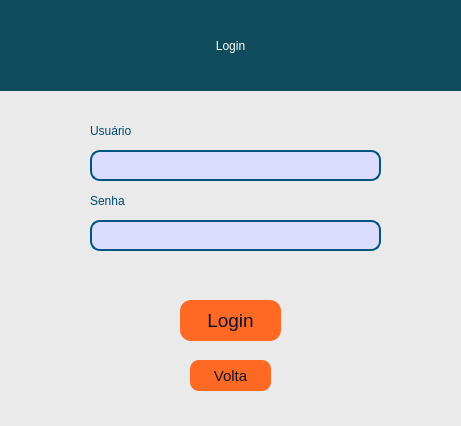
<?xml version="1.0" encoding="UTF-8"?>
<ui version="4.0">
 <class>LagostaERP</class>
 <widget class="QMainWindow" name="LagostaERP">
  <property name="enabled">
   <bool>true</bool>
  </property>
  <property name="geometry">
   <rect>
    <x>0</x>
    <y>0</y>
    <width>461</width>
    <height>426</height>
   </rect>
  </property>
  <property name="minimumSize">
   <size>
    <width>300</width>
    <height>300</height>
   </size>
  </property>
  <property name="maximumSize">
   <size>
    <width>461</width>
    <height>426</height>
   </size>
  </property>
  <property name="windowTitle">
   <string/>
  </property>
  <property name="layoutDirection">
   <enum>Qt::LeftToRight</enum>
  </property>
  <property name="styleSheet">
   <string notr="true">background: #eaeaea;</string>
  </property>
  <widget class="QWidget" name="centralwidget">
   <widget class="QPushButton" name="volta">
    <property name="geometry">
     <rect>
      <x>190</x>
      <y>360</y>
      <width>81</width>
      <height>31</height>
     </rect>
    </property>
    <property name="font">
     <font>
      <family>Arial</family>
      <pointsize>11</pointsize>
      <weight>50</weight>
      <italic>false</italic>
      <bold>false</bold>
     </font>
    </property>
    <property name="styleSheet">
     <string notr="true">QPushButton {
	font: 11pt &quot;Arial&quot;;
	border-radius: 9px;
	color: #0f132e;
	background-color:#FF6924;
}

QPushButton:hover {
   
	background-color: #FF793C;
}</string>
    </property>
    <property name="text">
     <string>Volta</string>
    </property>
   </widget>
   <widget class="QLineEdit" name="input_usuario">
    <property name="geometry">
     <rect>
      <x>90</x>
      <y>150</y>
      <width>291</width>
      <height>31</height>
     </rect>
    </property>
    <property name="font">
     <font>
      <family>Arial</family>
      <pointsize>13</pointsize>
     </font>
    </property>
    <property name="layoutDirection">
     <enum>Qt::LeftToRight</enum>
    </property>
    <property name="autoFillBackground">
     <bool>false</bool>
    </property>
    <property name="styleSheet">
     <string notr="true">QLineEdit {
    background: #dbdcff;
    border: 2px solid #00557f;
    border-radius: 10px;
    color:#242424;
    font-family:Arial;
}

QLineEdit:focus {
    border: 2px solid #00557f;
}</string>
    </property>
    <property name="text">
     <string/>
    </property>
    <property name="cursorPosition">
     <number>0</number>
    </property>
    <property name="alignment">
     <set>Qt::AlignCenter</set>
    </property>
   </widget>
   <widget class="QLineEdit" name="input_senha">
    <property name="geometry">
     <rect>
      <x>90</x>
      <y>220</y>
      <width>291</width>
      <height>31</height>
     </rect>
    </property>
    <property name="font">
     <font>
      <family>Arial</family>
      <pointsize>13</pointsize>
     </font>
    </property>
    <property name="styleSheet">
     <string notr="true">QLineEdit {
    background: #dbdcff;
    border: 2px solid #00557f;
    border-radius: 10px;
    color:#242424;
    font-family:Arial;
}

QLineEdit:focus {
    border: 2px solid #00557f;
}</string>
    </property>
    <property name="text">
     <string/>
    </property>
    <property name="alignment">
     <set>Qt::AlignCenter</set>
    </property>
   </widget>
   <widget class="QLabel" name="aviso_login">
    <property name="geometry">
     <rect>
      <x>89</x>
      <y>260</y>
      <width>291</width>
      <height>31</height>
     </rect>
    </property>
    <property name="font">
     <font>
      <family>Arial</family>
      <pointsize>10</pointsize>
      <weight>50</weight>
      <italic>false</italic>
      <bold>false</bold>
     </font>
    </property>
    <property name="styleSheet">
     <string notr="true">font: 10pt &quot;Arial&quot;;
color: rgb(255, 85, 85);</string>
    </property>
    <property name="frameShape">
     <enum>QFrame::NoFrame</enum>
    </property>
    <property name="text">
     <string/>
    </property>
    <property name="alignment">
     <set>Qt::AlignCenter</set>
    </property>
   </widget>
   <widget class="QPushButton" name="login">
    <property name="geometry">
     <rect>
      <x>180</x>
      <y>300</y>
      <width>101</width>
      <height>41</height>
     </rect>
    </property>
    <property name="font">
     <font>
      <family>Arial</family>
      <pointsize>14</pointsize>
      <weight>50</weight>
      <italic>false</italic>
      <bold>false</bold>
     </font>
    </property>
    <property name="styleSheet">
     <string notr="true">QPushButton {
	font: 14pt &quot;Arial&quot;;
	border-radius: 11px;
	color: #0f132e;
	background-color:#FF6924;
}

QPushButton:hover {
   
	background-color: #FF793C;
}</string>
    </property>
    <property name="text">
     <string>Login</string>
    </property>
   </widget>
   <widget class="QLabel" name="label_superior">
    <property name="geometry">
     <rect>
      <x>0</x>
      <y>0</y>
      <width>461</width>
      <height>91</height>
     </rect>
    </property>
    <property name="styleSheet">
     <string notr="true">font: 26pt &quot;Arial&quot;;
color: rgb(255, 255, 255);
background: #0f4b5a;</string>
    </property>
    <property name="text">
     <string>Login</string>
    </property>
    <property name="alignment">
     <set>Qt::AlignCenter</set>
    </property>
   </widget>
   <widget class="QLabel" name="label_2">
    <property name="geometry">
     <rect>
      <x>90</x>
      <y>120</y>
      <width>81</width>
      <height>21</height>
     </rect>
    </property>
    <property name="styleSheet">
     <string notr="true">font: 12pt &quot;Arial&quot;;
color:#004a6d;</string>
    </property>
    <property name="text">
     <string>Usuário</string>
    </property>
   </widget>
   <widget class="QLabel" name="label_senha">
    <property name="geometry">
     <rect>
      <x>90</x>
      <y>190</y>
      <width>81</width>
      <height>21</height>
     </rect>
    </property>
    <property name="styleSheet">
     <string notr="true">font: 12pt &quot;Arial&quot;;
color:#004a6d;</string>
    </property>
    <property name="text">
     <string>Senha</string>
    </property>
   </widget>
  </widget>
  <widget class="QStatusBar" name="statusbar"/>
 </widget>
 <resources/>
 <connections/>
</ui>
